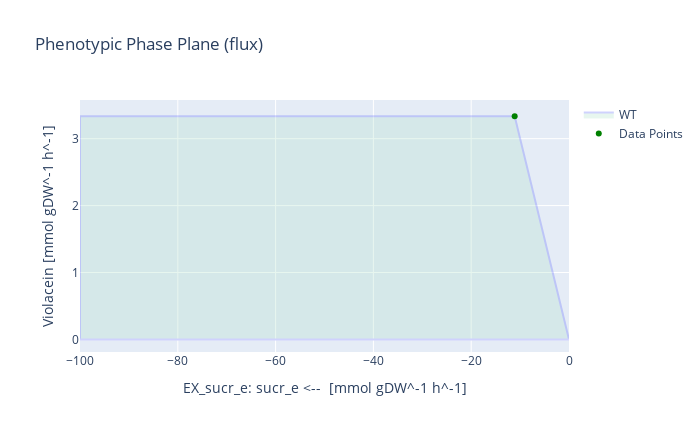

Write notebook code for a chart like this one.
### Code cell
# With sucrose as substrate
medium = model_M9_vio_fad.medium
with model_M9_vio_fad:
    medium['EX_glc__D_e'] = 0
    medium['EX_sucr_e'] = 10
    model_M9_vio_fad.medium = medium
    model_M9_vio_fad.objective = model_M9_vio_fad.reactions.Growth
    growth_rate = model_M9_vio_fad.optimize().objective_value
    model_M9_vio_fad.objective = model_M9_vio_fad.reactions.Violacein
    violacein_production = model_M9_vio_fad.optimize().objective_value
    violacein_sucr_yield = violacein_production / (-1*model_M9_vio_fad.reactions.EX_sucr_e.flux)
    
    print('Growth rate for V. natriegens [h^-1]:', growth_rate)
    print('Max. violacein production [mmol gDW^-1 h^-1]:', violacein_production)
    print('Theoretical maximum yield [mmol_vio / mmol_sucr]:', violacein_sucr_yield)
    
    model_M9_vio_fad.reactions.EX_sucr_e.bounds = -100,0
    result = phenotypic_phase_plane(model_M9_vio_fad, 
                                variables=[model_M9_vio_fad.reactions.EX_sucr_e],
                                objective=model_M9_vio_fad.reactions.Violacein,
                                points=10)
    x = result.data_frame.EX_sucr_e[result.data_frame.objective_upper_bound.idxmax()]
    y = result.data_frame.objective_upper_bound[result.data_frame.objective_upper_bound.idxmax()]
    result.plot(plotter, points=[(x,y)], points_colors=["green"])
    print("The optimal sucrose uptake for Violacein flux is:", result.data_frame.EX_sucr_e[result.data_frame.objective_upper_bound.idxmax()])

### Figure 1 — Plotly figure (JSON) as saved in the notebook; plotly's stock layout.template omitted (floating-point values rounded to 4 significant figures)
{"data": [{"fill": "toself", "fillcolor": "#B3E2CD", "hoverinfo": "none", "marker": {"line": {"color": "#B3E2CD"}, "opacity": 0.3}, "mode": "lines", "name": "WT", "opacity": 0.3, "type": "scatter", "x": [-100, -88.89, -77.78, -66.67, -55.56, -44.44, -33.33, -22.22, -11.11, -6.233e-13, -6.233e-13, -11.11, -22.22, -33.33, -44.44, -55.56, -66.67, -77.78, -88.89, -100, -100, -100], "y": [0, 0, 0, 0, 1.332e-15, -7.994e-15, 0, 0, 0, 0, 4.238e-13, 3.333, 3.333, 3.333, 3.333, 3.333, 3.333, 3.333, 3.333, 3.333, 0, 3.333]}, {"marker": {"color": ["green"]}, "mode": "markers", "name": "Data Points", "type": "scatter", "x": [-11.11], "y": [3.333]}], "layout": {"height": 432, "title": {"text": "Phenotypic Phase Plane (flux)"}, "width": 700, "xaxis": {"autorange": true, "range": [-100, -6.233e-13], "title": {"text": "EX_sucr_e: sucr_e <--  [mmol gDW^-1 h^-1]"}, "type": "linear"}, "yaxis": {"autorange": true, "range": [-0.1883, 3.578], "title": {"text": "Violacein [mmol gDW^-1 h^-1]"}, "type": "linear"}}}
